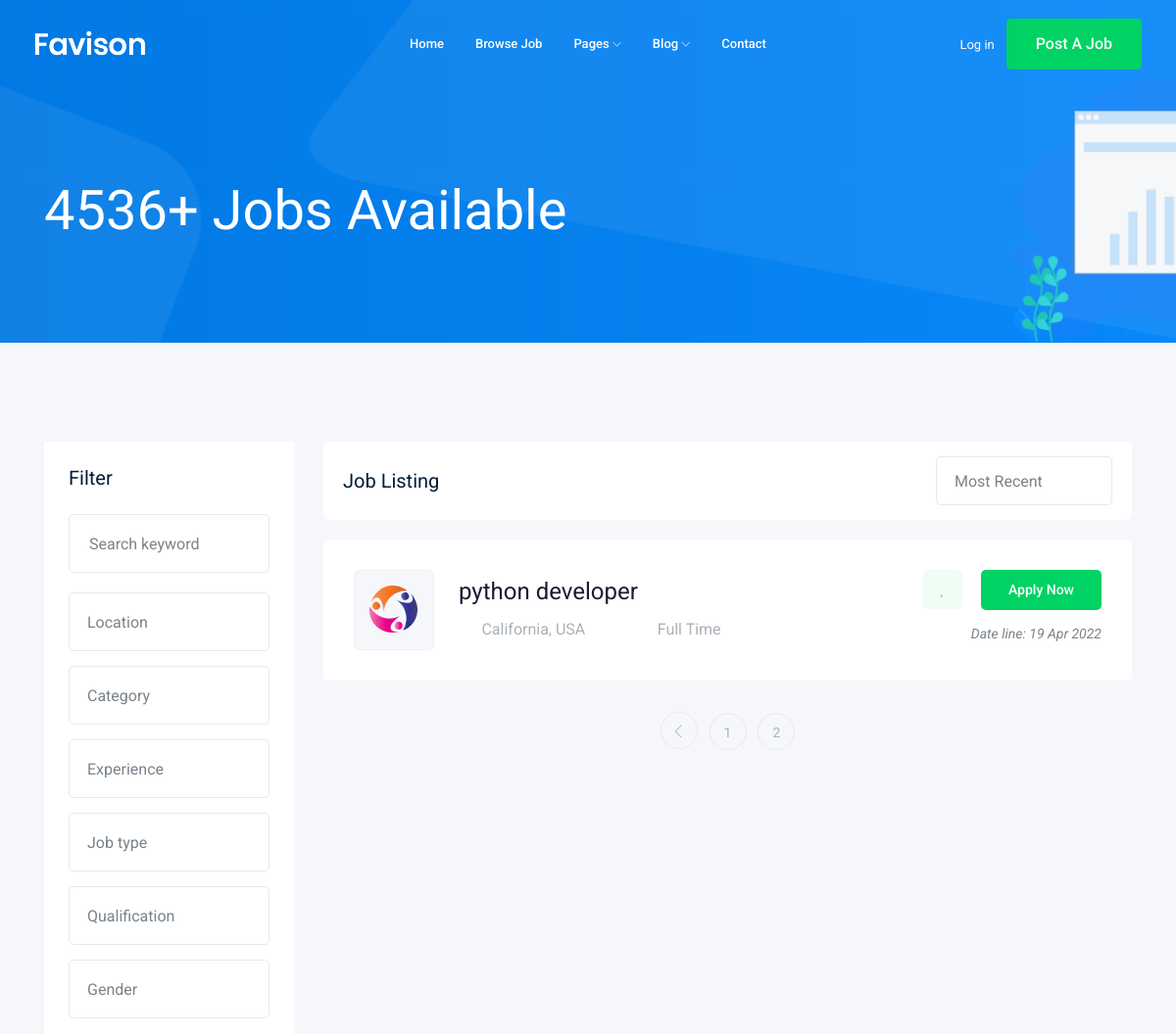
The app's page /?page=3 (upper part), older data.
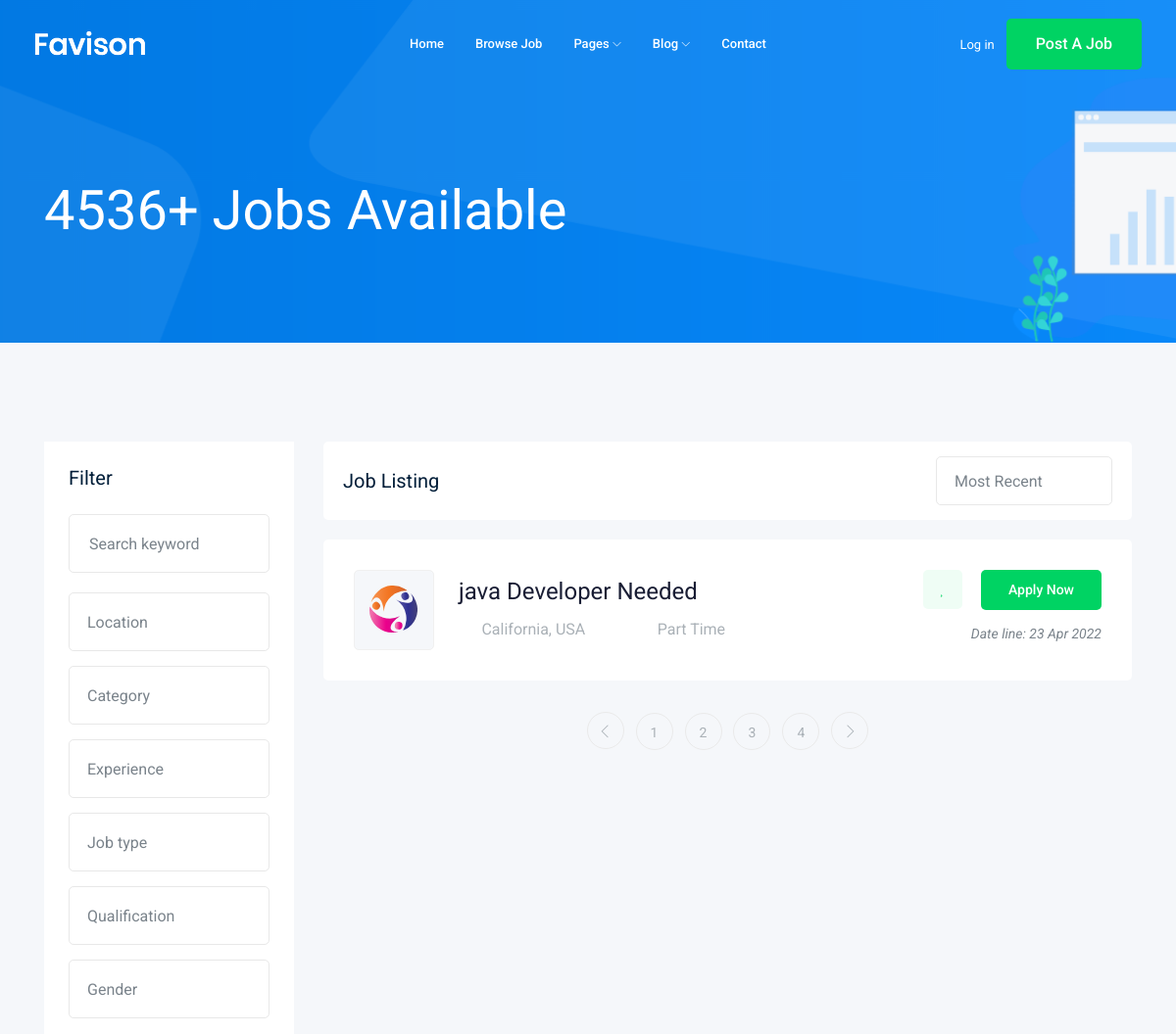
The same page, newer data.
### Job/models.py (models this page shows, shortened)
class Job(models.Model):
    owner = models.ForeignKey(User,related_name='owner',on_delete=models.CASCADE)
    title = models.CharField(max_length= 40)
    description = models.TextField(max_length= 500)
    job_Responsibility = models.TextField(max_length= 1000)
    Published_at = models.DateTimeField(auto_now=True)
    type= models.CharField(max_length = 20 , choices = Job_Type)
    vacancy = models.IntegerField(default= 1 )
    salary = models.IntegerField(default= 0)
    experience = models.IntegerField(default=1)
    category = models.ForeignKey('Category', null=True ,blank=True,on_delete= models.CASCADE)
    slug = models.SlugField(unique=True , null=True , blank=True)

### Job/views.py (the view)
# urls.py: path('', views.job_list,),
def job_list(request):
    joblist = Job.objects.all()
    paginator = Paginator(joblist,1)
    page_number = request.GET.get('page')
    page_obj = paginator.get_page(page_number)
    context = {'jobs':page_obj}
    return render(request,'jobs/job_list.html',context)

### Job/templates/jobs/job_list.html (shortened to what this page needs)
{% extends 'base.html' %}
{% block body %}
    <div class="bradcam_area bradcam_bg_1">
        <div class="container">
            <div class="row">
                <div class="col-xl-12">
                    <div class="bradcam_text">
                        <h3>4536+ Jobs Available</h3>
                    </div>
                </div>
            </div>
        </div>
    </div>
    <div class="job_listing_area plus_padding">
        <div class="container">
            <div class="row">
                <div class="col-lg-3">
                    <div class="job_filter white-bg">
                        <div class="form_inner white-bg">
                            <h3>Filter</h3>
                            <form action="#">
                                <div class="row">
                                    <div class="col-lg-12">
                                        <div class="single_field">
                                            <input type="text" placeholder="Search keyword">
                                        </div>
                                    </div>
                                    <div class="col-lg-12">
                                    </div>
                                    <div class="col-lg-12">
                                    </div>
                                    <div class="col-lg-12">
                                    </div>
                                    <div class="col-lg-12">
                                    </div>
                                    <div class="col-lg-12">
                                    </div>
                                    <div class="col-lg-12">
                                    </div>
                                </div>
                            </form>
                        </div>
                    </div>
                </div>
                <div class="col-lg-9">
                    <div class="recent_joblist_wrap">
                        <div class="recent_joblist white-bg ">
                            <div class="row align-items-center">
                                <div class="col-md-6">
                                    <h4>Job Listing</h4>
                                </div>
                                <div class="col-md-6">
                                    <div class="serch_cat d-flex justify-content-end">
                                    </div>
                                </div>
                            </div>
                        </div>
                    </div>
                    <div class="job_lists m-0">
                        <div class="row">
                            {% for job in jobs %}
                            <div class="col-lg-12 col-md-12">
                            <div class="single_jobs white-bg d-flex justify-content-between">
                                    <div class="jobs_left d-flex align-items-center">
                                        <div class="thumb">
                                            <img src="img/svg_icon/2.svg" alt="">
                                        </div>
                                        <div class="jobs_conetent">
                                            <a href="{% url 'jobs:job_detail' job.slug %}"><h4>{{job.title}}</h4></a>
                                            <div class="links_locat d-flex align-items-center">
                                                <div class="location">
                                                    <p> <i class="fa fa-map-marker"></i> California, USA</p>
                                                </div>
                                                <div class="location">
                                                    <p> <i class="fa fa-clock-o"></i> {{job.type}}</p>
                                                </div>
                                            </div>
                                        </div>
                                    </div>
                                    <div class="jobs_right">
                                        <div class="apply_now">
                                            <a class="heart_mark" href="#"> <i class="fa fa-heart"></i> </a>
                                            <a href="job_details.html" class="boxed-btn3">Apply Now</a>
                                        </div>
                                        <div class="date">
                                            <p>Date line: {{job.Published_at|date:'j M Y' }}</p>
                                        </div>
                                    </div>
                                </div>
                            </div>
                            {% endfor %}
                        </div>
                        {% if jobs.has_other_pages %}
                        <div class="row">
                            <div class="col-lg-12">
                                <div class="pagination_wrap">
                                    <ul>
                                        {% if jobs.has_previous %}
                                            <li><a href="?page={{ jobs.previous_page_number }}"> <i class="ti-angle-left"></i> </a></li>
                                        {% endif %}
                                        {% for i in jobs.paginator.page_range %}
                                            <li><a href="?page={{i}}"><span>{{i}}</span></a></li>
                                        {% endfor %}
                                        {% if jobs.has_next %}
                                            <li><a href="?page={{ jobs.paginator.num_pages }}"> <i class="ti-angle-right"></i> </a></li>
                                        {% endif %}
                                    </ul>
                                </div>
                            </div>
                        </div>
                        {% endif %}
                    </div>
                </div>
            </div>
        </div>
    </div>
{% endblock %}

### templates/base.html (shortened to what this page needs)
{% load static %}
<!doctype html>
<html class="no-js" lang="zxx">
<head>
    <link rel="stylesheet" href="{% static 'css/bootstrap.min.css' %}">
    <link rel="stylesheet" href="{% static 'css/owl.carousel.min.css' %}">
    <link rel="stylesheet" href="{% static 'css/magnific-popup.css' %}">
    <link rel="stylesheet" href="{% static 'css/font-awesome.min.css' %}">
    <link rel="stylesheet" href="{% static 'css/themify-icons.css' %}">
    <link rel="stylesheet" href="{% static 'css/nice-select.css' %}">
    <link rel="stylesheet" href="{% static 'css/flaticon.css' %}">
    <link rel="stylesheet" href="{% static 'css/jquery-ui.css' %}">
    <link rel="stylesheet" href="{% static 'css/gijgo.css' %}">
    <link rel="stylesheet" href="{% static 'css/animate.min.css' %}">
    <link rel="stylesheet" href="{% static 'css/slicknav.css' %}">
    <link rel="stylesheet" href="{% static 'css/style.css' %}">
</head>
<body>
    <header>
        <div class="header-area ">
            <div id="sticky-header" class="main-header-area">
                <div class="container-fluid ">
                    <div class="header_bottom_border">
                        <div class="row align-items-center">
                            <div class="col-xl-3 col-lg-2">
                                <div class="logo">
                                    <a href="index.html">
                                        <img src="img/logo.png" alt="">
                                    </a>
                                </div>
                            </div>
                            <div class="col-xl-6 col-lg-7">
                                <div class="main-menu  d-none d-lg-block">
                                    <nav>
                                        <ul id="navigation">
                                            <li><a href="index.html">home</a></li>
                                            <li><a href="jobs.html">Browse Job</a></li>
                                            <li><a href="#">pages <i class="ti-angle-down"></i></a>
                                            </li>
                                            <li><a href="#">blog <i class="ti-angle-down"></i></a>
                                            </li>
                                            <li><a href="contact.html">Contact</a></li>
                                        </ul>
                                    </nav>
                                </div>
                            </div>
                            <div class="col-xl-3 col-lg-3 d-none d-lg-block">
                                <div class="Appointment">
                                    <div class="phone_num d-none d-xl-block">
                                        <a href="#">Log in</a>
                                    </div>
                                    <div class="d-none d-lg-block">
                                        <a class="boxed-btn3" href="#">Post a Job</a>
                                    </div>
                                </div>
                            </div>
                            <div class="col-12">
                            </div>
                        </div>
                    </div>
                </div>
            </div>
        </div>
    </header>
    {% block body %}
    {% endblock %}
</body>
</html>

Row changes from the older to the newer data that the page shows:
no longer on this page (row unchanged): Job: title "python developer", type "Full Time", Published_at "19 Apr 2022"
added Job: title "java Developer Needed", type "Part Time", Published_at "23 Apr 2022"
Text that changed along with them:
new list line: "3"
new list line: "4"
